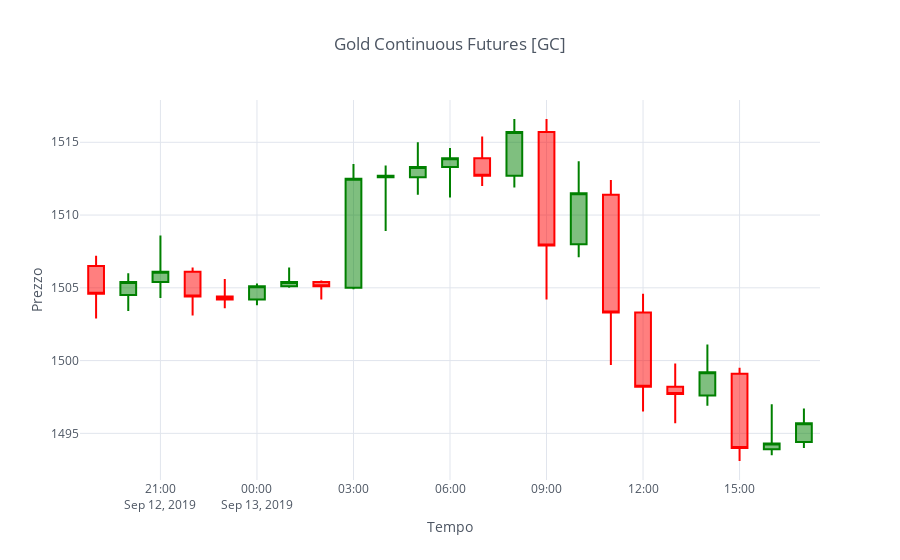

Here is the notebook cell this chart was saved with:
### Code cell
dataset[-23:].iplot(kind='candle',theme='white',
                        up_color='green', down_color='red',
                        title = "Gold Continuous Futures [GC]", xTitle = "Tempo", yTitle = "Prezzo")

### Figure 1 — Plotly figure (JSON) as saved in the notebook; plotly's stock layout.template omitted (floating-point values rounded to 4 significant figures)
{"data": [{"close": [1505.0, 1505.0, 1506.0, 1504.0, 1504.0, 1505.0, 1505.0, 1505.0, 1512.0, 1513.0, 1513.0, 1514.0, 1513.0, 1516.0, 1508.0, 1512.0, 1503.0, 1498.0, 1498.0, 1499.0, 1494, 1494.0, 1496.0], "decreasing": {"line": {"color": "red"}}, "high": [1507.0, 1506, 1509.0, 1506.0, 1506.0, 1505.0, 1506.0, 1506.0, 1514.0, 1513.0, 1515, 1515.0, 1515.0, 1517.0, 1517.0, 1514.0, 1512.0, 1505.0, 1500.0, 1501.0, 1500.0, 1497, 1497.0], "increasing": {"line": {"color": "green"}}, "low": [1503.0, 1503.0, 1504.0, 1503.0, 1504.0, 1504.0, 1505, 1504.0, 1505.0, 1509.0, 1511.0, 1511.0, 1512, 1512.0, 1504.0, 1507.0, 1500.0, 1496.0, 1496.0, 1497.0, 1493.0, 1494.0, 1494], "open": [1506.0, 1504.0, 1505.0, 1506.0, 1504.0, 1504.0, 1505.0, 1505.0, 1505, 1513.0, 1513.0, 1513.0, 1514.0, 1513.0, 1516.0, 1508, 1511.0, 1503.0, 1498.0, 1498.0, 1499.0, 1494.0, 1494.0], "showlegend": false, "type": "candlestick", "uid": "e95c94ac-fdd6-44ea-967a-631d09124999", "x": ["2019-09-12 19:00:00", "2019-09-12 20:00:00", "2019-09-12 21:00:00", "2019-09-12 22:00:00", "2019-09-12 23:00:00", "2019-09-13 00:00:00", "2019-09-13 01:00:00", "2019-09-13 02:00:00", "2019-09-13 03:00:00", "2019-09-13 04:00:00", "2019-09-13 05:00:00", "2019-09-13 06:00:00", "2019-09-13 07:00:00", "2019-09-13 08:00:00", "2019-09-13 09:00:00", "2019-09-13 10:00:00", "2019-09-13 11:00:00", "2019-09-13 12:00:00", "2019-09-13 13:00:00", "2019-09-13 14:00:00", "2019-09-13 15:00:00", "2019-09-13 16:00:00", "2019-09-13 17:00:00"], "yaxis": "y2"}], "layout": {"legend": {"bgcolor": "#FFFFFF", "font": {"color": "#4D5663"}}, "paper_bgcolor": "#FFFFFF", "plot_bgcolor": "#FFFFFF", "title": {"font": {"color": "#4D5663"}, "text": "Gold Continuous Futures [GC]"}, "xaxis": {"gridcolor": "#E1E5ED", "rangeslider": {"visible": false}, "showgrid": true, "tickfont": {"color": "#4D5663"}, "title": {"font": {"color": "#4D5663"}, "text": "Tempo"}, "zerolinecolor": "#E1E5ED"}, "yaxis": {"gridcolor": "#E1E5ED", "showgrid": true, "showticklabels": false, "tickfont": {"color": "#4D5663"}, "title": {"font": {"color": "#4D5663"}, "text": "Prezzo"}, "zerolinecolor": "#E1E5ED"}, "yaxis2": {"gridcolor": "#E1E5ED", "showgrid": true, "tickfont": {"color": "#4D5663"}, "title": {"font": {"color": "#4D5663"}, "text": "Prezzo"}, "zerolinecolor": "#E1E5ED"}}}
